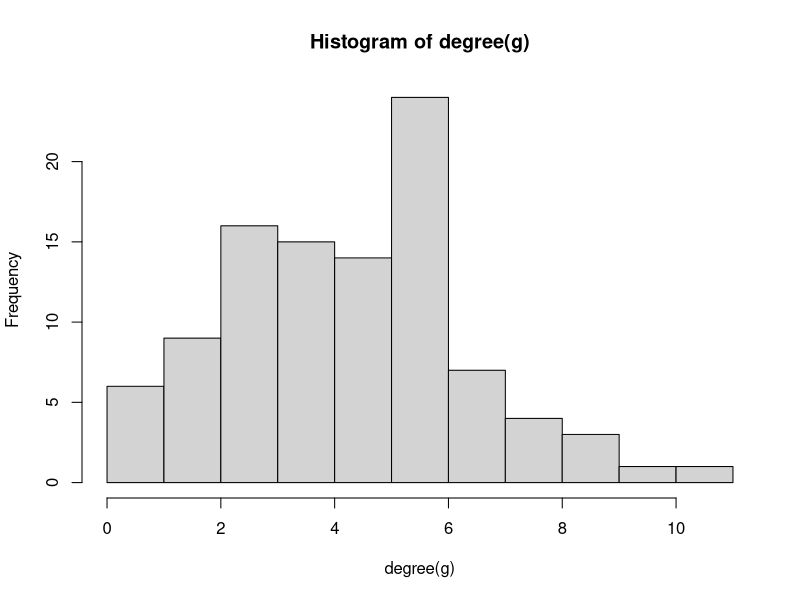
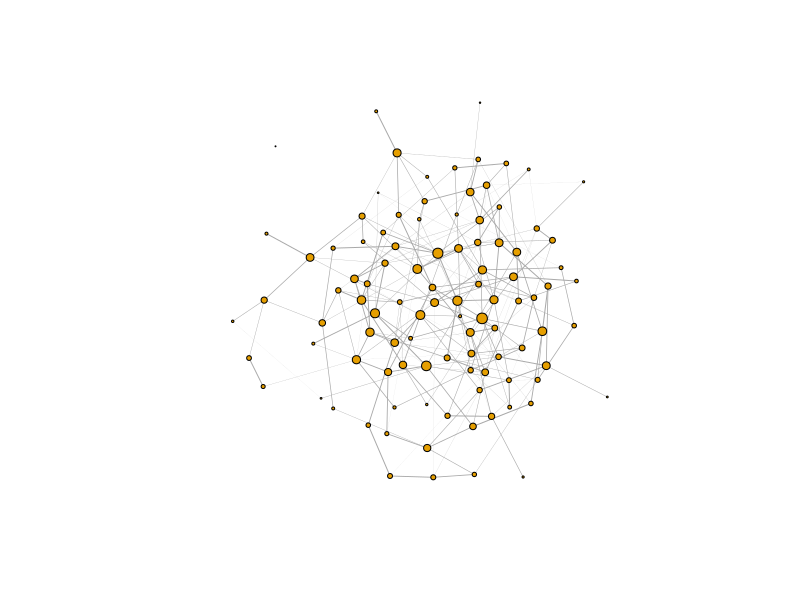

Write the R code that produced these figures, in order. (Note: this script raises an error after producing the figures.)
library(igraph)
g <- erdos.renyi.game(p.or.m=0.05, n=100)
# Graf nieważony
summary(g)
V(g)
E(g)
E(g)$weight <- runif(length(E(g)), 0.01, 1)
# Pojawia się W jak Weighted 
summary(g)
# Stopnie węzłów
degree(g)
hist(degree(g))
# Liczba komponentów
components(g)$no
# Wizualizacja
pr <- page_rank(g)$vector
plot(g, vertex.size=pr*300,  edge.width=E(g)$weight,
     vertex.label=NA, edge.arrow.size=.2)
.